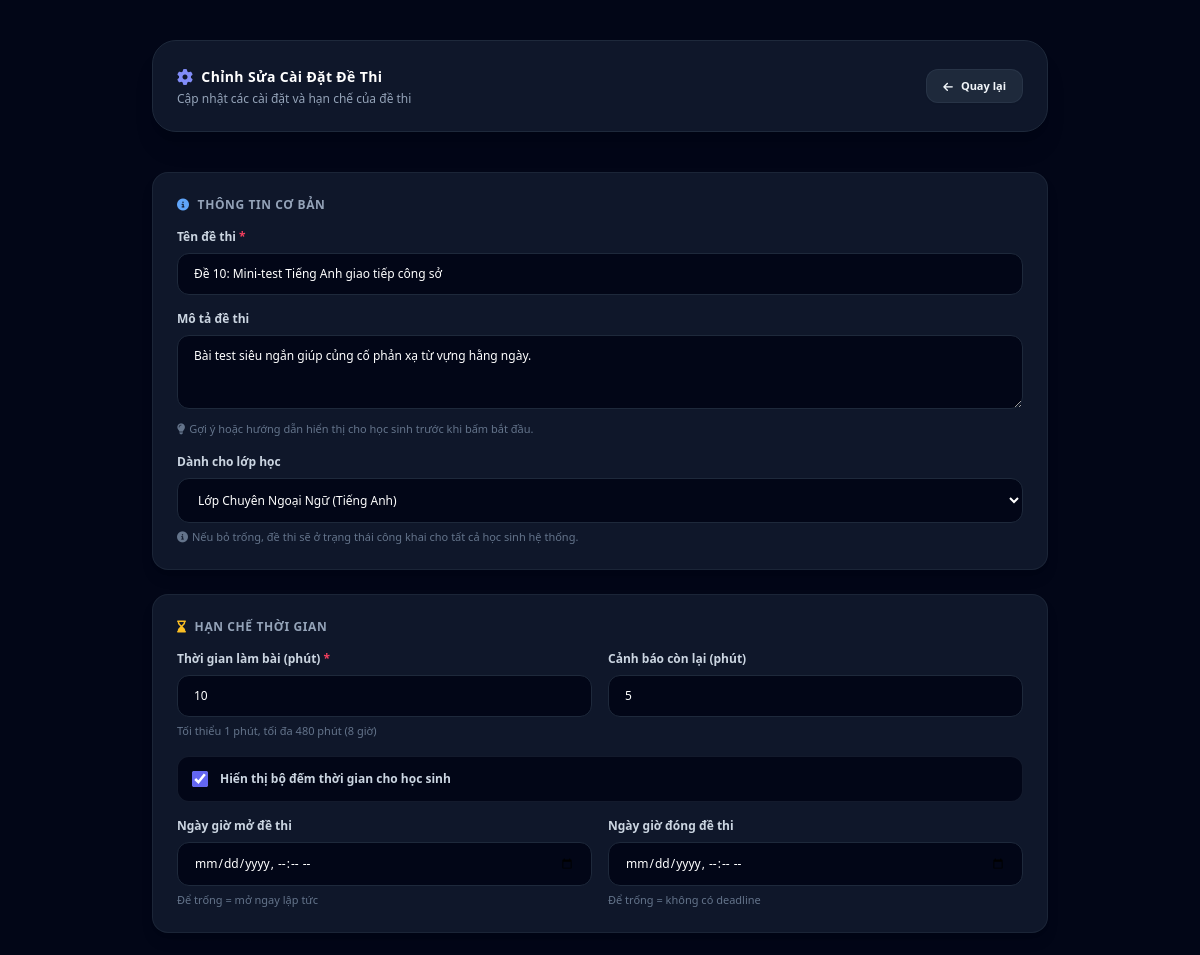
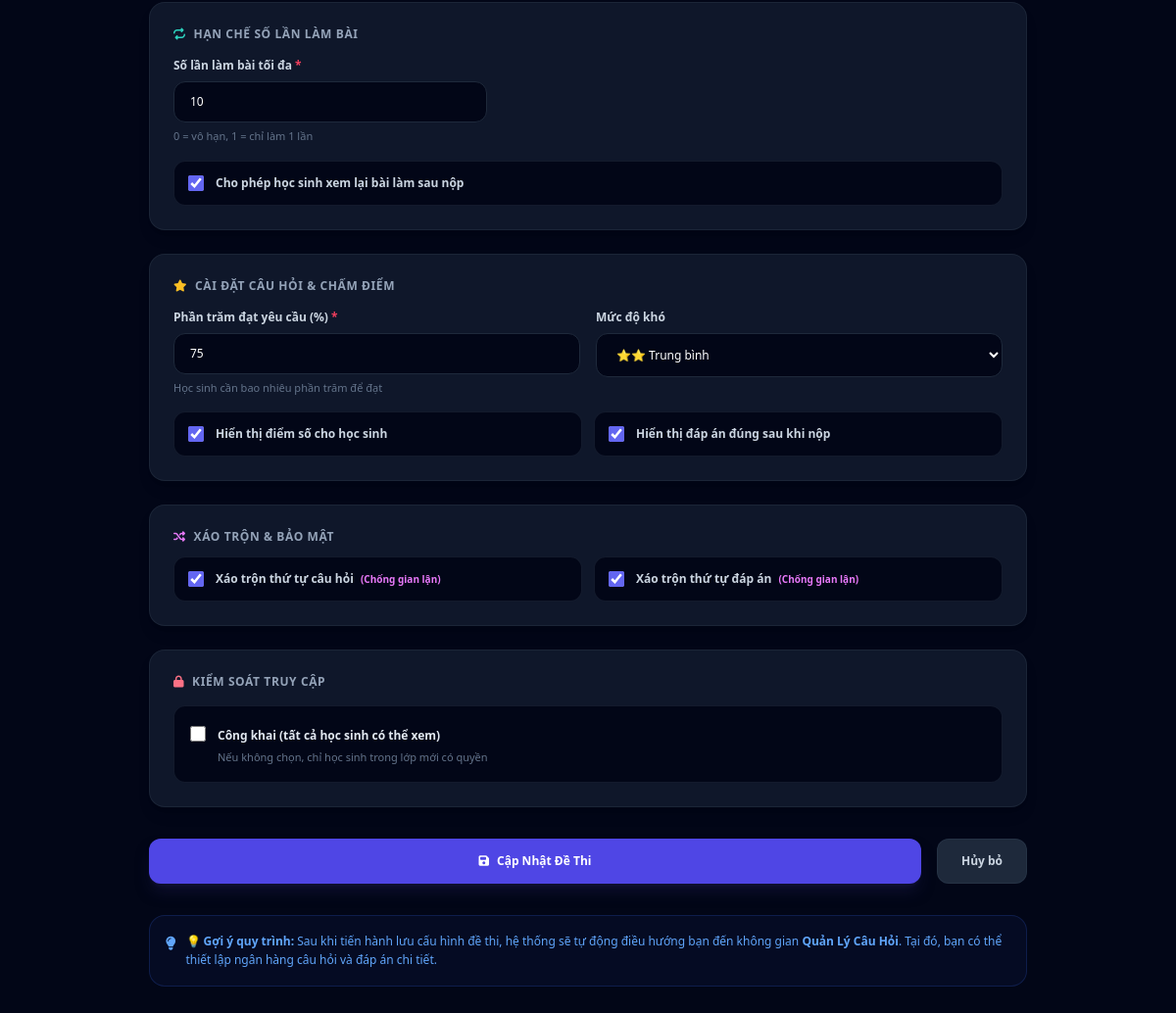
/teacher/exam/51/edit/ (signed in), run on the app's committed database (2 pictures, top to bottom).
### quiz/models.py (models this page shows, shortened)
class Exam(models.Model):
    title = models.CharField(max_length=200, verbose_name="Tên đề thi")
    duration = models.IntegerField(verbose_name="Thời gian (phút)")
    classroom = models.ForeignKey(
        Classroom,
        on_delete=models.SET_NULL, \
        null=True, \
        blank=True, \
        related_name="exams", \
        verbose_name="Dành cho lớp"
    )
    teacher = models.ForeignKey(User, on_delete=models.SET_NULL, null=True, blank=True, related_name="created_exams", verbose_name="Giáo viên")
    created_at = models.DateTimeField(auto_now_add=True, verbose_name="Ngày tạo", null=True, blank=True)
    start_date = models.DateTimeField(null=True, blank=True, verbose_name="Bắt đầu vào", help_text="Để trống = mở ngay lập tức")
    end_date = models.DateTimeField(null=True, blank=True, verbose_name="Kết thúc lúc", help_text="Để trống = không có deadline")
    description = models.TextField(blank=True, null=True, verbose_name="Mô tả đề thi")
    show_timer = models.BooleanField(default=True, verbose_name="Hiển thị bộ đếm thời gian")
    time_warning_minutes = models.PositiveIntegerField(
        default=5,
        validators=[MinValueValidator(1), MaxValueValidator(60)],
        verbose_name="Cảnh báo thời gian còn lại (phút)"
    )
    passing_percentage = models.PositiveIntegerField(
        default=50,
        validators=[MinValueValidator(0), MaxValueValidator(100)],
        verbose_name="Phần trăm đạt yêu cầu (%)",
        help_text="Học sinh cần bao nhiêu % để đạt điểm qua"
    )
    show_score = models.BooleanField(default=True, verbose_name="Hiển thị điểm số cho học sinh")
    show_correct_answers = models.BooleanField(default=True, verbose_name="Hiển thị đáp án đúng sau khi nộp")
    allow_review = models.BooleanField(
        default=True,
        verbose_name="Cho phép học sinh xem lại bài làm sau nộp"
    )
    randomize_questions = models.BooleanField(default=False, verbose_name="Xáo trộn câu hỏi")
    randomize_options = models.BooleanField(default=False, verbose_name="Xáo trộn các lựa chọn đáp án")
    max_attempts = models.PositiveIntegerField(
        default=1,
        validators=[MinValueValidator(1), MaxValueValidator(10)],
        verbose_name="Số lượt làm bài tối đa"
    )
    password_protect = models.CharField(
        max_length=50,
        blank=True,
        null=True,
        verbose_name="Mật khẩu vào thi",
        help_text="Để trống nếu công khai"
    )
    is_published = models.BooleanField(default=True, verbose_name="Công khai đề thi ngay")

### quiz/views.py (the view)
# urls.py: path('teacher/exam/<int:exam_id>/edit/', views.edit_exam, name='edit_exam'),
@login_required
@require_http_methods(["GET", "POST"])
def edit_exam(request, exam_id):
    exam = get_object_or_404(Exam, id=exam_id)
    if not (request.user.is_staff or request.user.is_superuser):
        return HttpResponse("Bạn không có quyền.", status=403)
    if request.method == 'POST':
        form = ExamCreationForm(request.POST, instance=exam)
        if form.is_valid():
            form.save()
            messages.success(request, f"✅ Cập nhật cài đặt đề thi '{exam.title}' thành công!")
            return redirect('teacher_exams')
    else:
        form = ExamCreationForm(instance=exam)
    return render(request, 'quiz/create_exam.html', {
        'form': form,
        'exam': exam,
        'is_edit': True,
        'page_title': 'Chỉnh Sửa Cài Đặt Đề Thi',
        'page_icon': 'cog'
    })

### quiz/models.py (called while the page is built)
    def __str__(self):
        return self.name

### quiz/templates/quiz/create_exam.html (shortened to what this page needs)
<!DOCTYPE html>
<html lang="vi">
<head>
    <script src="https://cdn.tailwindcss.com"></script>
    <link rel="stylesheet" href="https://cdnjs.cloudflare.com/ajax/libs/font-awesome/6.4.0/css/all.min.css">
</head>
<body class="bg-slate-950 text-slate-100 min-h-screen font-sans antialiased py-10 px-4">
    <div class="max-w-4xl mx-auto">
        <div class="flex flex-col sm:flex-row justify-between items-start sm:items-center gap-4 bg-slate-900 border border-slate-800 rounded-3xl p-6 shadow-xl mb-10">
            <div>
                <h1 class="text-sm font-black text-white tracking-wide flex items-center gap-2">
                    <i class="fas fa-{{ page_icon }} text-indigo-400 text-base"></i>
                    {{ page_title }}
                </h1>
                <p class="text-xs text-slate-400 mt-0.5">
                    {% if is_edit %}
                    Cập nhật các cài đặt và hạn chế của đề thi
                    {% else %}
                    Tạo một đề thi mới với tất cả các hạn chế cần thiết
                    {% endif %}
                </p>
            </div>
            <a href="{% url 'teacher_exams' %}" class="px-4 py-2 bg-slate-800 hover:bg-slate-700 text-[11px] font-bold rounded-xl border border-slate-700/50 hover:border-slate-600 transition shadow-sm flex items-center gap-2">
                <i class="fas fa-arrow-left"></i>
                Quay lại
            </a>
        </div>
        <form method="post" class="space-y-6">
            <div class="bg-slate-900 border border-slate-800/80 rounded-2xl p-6 shadow-lg space-y-4">
                <h2 class="text-xs font-black uppercase tracking-wider text-slate-400 mb-2 flex items-center gap-2">
                    <i class="fas fa-info-circle text-blue-400"></i>
                    Thông Tin Cơ Bản
                </h2>
                <div>
                    <label for="id_title" class="block text-xs font-bold text-slate-300 mb-2">
                        {{ form.title.label }} <span class="text-rose-500">*</span>
                    </label>
                    {{ form.title }}
                </div>
                <div>
                    <label for="id_description" class="block text-xs font-bold text-slate-300 mb-2">
                        {{ form.description.label }}
                    </label>
                    {{ form.description }}
                    <p class="text-[11px] text-slate-500 mt-1.5"><i class="fas fa-lightbulb mr-1"></i>Gợi ý hoặc hướng dẫn hiển thị cho học sinh trước khi bấm bắt đầu.</p>
                </div>
                <div>
                    <label for="id_classroom" class="block text-xs font-bold text-slate-300 mb-2">
                        {{ form.classroom.label }}
                    </label>
                    {{ form.classroom }}
                    <p class="text-[11px] text-slate-500 mt-1.5"><i class="fas fa-circle-info mr-1"></i>Nếu bỏ trống, đề thi sẽ ở trạng thái công khai cho tất cả học sinh hệ thống.</p>
                </div>
            </div>
            <div class="bg-slate-900 border border-slate-800/80 rounded-2xl p-6 shadow-lg space-y-4">
                <h2 class="text-xs font-black uppercase tracking-wider text-slate-400 mb-2 flex items-center gap-2">
                    <i class="fas fa-hourglass-end text-amber-400"></i>
                    Hạn Chế Thời Gian
                </h2>
                <div class="grid grid-cols-1 md:grid-cols-2 gap-4">
                    <div>
                        <label for="id_duration" class="block text-xs font-bold text-slate-300 mb-2">
                            {{ form.duration.label }} <span class="text-rose-500">*</span>
                        </label>
                        {{ form.duration }}
                        <p class="text-[11px] text-slate-500 mt-1.5">{{ form.duration.help_text }}</p>
                    </div>
                    <div>
                        <label for="id_time_warning_minutes" class="block text-xs font-bold text-slate-300 mb-2">
                            {{ form.time_warning_minutes.label }}
                        </label>
                        {{ form.time_warning_minutes }}
                    </div>
                </div>
                <label class="flex items-center gap-3 p-3.5 bg-slate-950 border border-slate-800/60 rounded-xl hover:border-slate-700/60 transition cursor-pointer group">
                    {{ form.show_timer }}
                    <span class="text-xs font-semibold text-slate-300 group-hover:text-slate-200 transition">{{ form.show_timer.label }}</span>
                </label>
                <div class="grid grid-cols-1 md:grid-cols-2 gap-4">
                    <div>
                        <label for="id_start_date" class="block text-xs font-bold text-slate-300 mb-2">
                            {{ form.start_date.label }}
                        </label>
                        {{ form.start_date }}
                        <p class="text-[11px] text-slate-500 mt-1.5">{{ form.start_date.help_text }}</p>
                    </div>
                    <div>
                        <label for="id_end_date" class="block text-xs font-bold text-slate-300 mb-2">
                            {{ form.end_date.label }}
                        </label>
                        {{ form.end_date }}
                        <p class="text-[11px] text-slate-500 mt-1.5">{{ form.end_date.help_text }}</p>
                    </div>
                </div>
            </div>
            <div class="bg-slate-900 border border-slate-800/80 rounded-2xl p-6 shadow-lg space-y-4">
                <h2 class="text-xs font-black uppercase tracking-wider text-slate-400 mb-2 flex items-center gap-2">
                    <i class="fas fa-repeat text-teal-400"></i>
                    Hạn Chế Số Lần Làm Bài
                </h2>
                <div>
                    <label for="id_max_attempts" class="block text-xs font-bold text-slate-300 mb-2">
                        {{ form.max_attempts.label }} <span class="text-rose-500">*</span>
                    </label>
                    <div class="max-w-xs">
                        {{ form.max_attempts }}
                    </div>
                    <p class="text-[11px] text-slate-500 mt-1.5">{{ form.max_attempts.help_text }}</p>
                </div>
                <label class="flex items-center gap-3 p-3.5 bg-slate-950 border border-slate-800/60 rounded-xl hover:border-slate-700/60 transition cursor-pointer group">
                    {{ form.allow_review }}
                    <span class="text-xs font-semibold text-slate-300 group-hover:text-slate-200 transition">{{ form.allow_review.label }}</span>
                </label>
            </div>
            <div class="bg-slate-900 border border-slate-800/80 rounded-2xl p-6 shadow-lg space-y-4">
                <h2 class="text-xs font-black uppercase tracking-wider text-slate-400 mb-2 flex items-center gap-2">
                    <i class="fas fa-star text-amber-400"></i>
                    Cài Đặt Câu Hỏi & Chấm Điểm
                </h2>
                <div class="grid grid-cols-1 md:grid-cols-2 gap-4">
                    <div>
                        <label for="id_passing_percentage" class="block text-xs font-bold text-slate-300 mb-2">
                            {{ form.passing_percentage.label }} <span class="text-rose-500">*</span>
                        </label>
                        {{ form.passing_percentage }}
                        <p class="text-[11px] text-slate-500 mt-1.5">{{ form.passing_percentage.help_text }}</p>
                    </div>
                    <div>
                        <label for="id_difficulty_level" class="block text-xs font-bold text-slate-300 mb-2">
                            {{ form.difficulty_level.label }}
                        </label>
                        {{ form.difficulty_level }}
                    </div>
                </div>
                <div class="grid grid-cols-1 md:grid-cols-2 gap-3">
                    <label class="flex items-center gap-3 p-3.5 bg-slate-950 border border-slate-800/60 rounded-xl hover:border-slate-700/60 transition cursor-pointer group">
                        {{ form.show_score }}
                        <span class="text-xs font-semibold text-slate-300 group-hover:text-slate-200 transition">{{ form.show_score.label }}</span>
                    </label>
                    <label class="flex items-center gap-3 p-3.5 bg-slate-950 border border-slate-800/60 rounded-xl hover:border-slate-700/60 transition cursor-pointer group">
                        {{ form.show_correct_answers }}
                        <span class="text-xs font-semibold text-slate-300 group-hover:text-slate-200 transition">{{ form.show_correct_answers.label }}</span>
                    </label>
                </div>
            </div>
            <div class="bg-slate-900 border border-slate-800/80 rounded-2xl p-6 shadow-lg space-y-3">
                <h2 class="text-xs font-black uppercase tracking-wider text-slate-400 mb-2 flex items-center gap-2">
                    <i class="fas fa-shuffle text-fuchsia-400"></i>
                    Xáo Trộn & Bảo Mật
                </h2>
                <div class="grid grid-cols-1 md:grid-cols-2 gap-3">
                    <label class="flex items-center gap-3 p-3.5 bg-slate-950 border border-slate-800/60 rounded-xl hover:border-slate-700/60 transition cursor-pointer group">
                        {{ form.randomize_questions }}
                        <span class="text-xs font-semibold text-slate-300 group-hover:text-slate-200 transition">
                            {{ form.randomize_questions.label }}
                            <span class="text-[10px] text-fuchsia-400 ml-1 font-bold">(Chống gian lận)</span>
                        </span>
                    </label>
                    <label class="flex items-center gap-3 p-3.5 bg-slate-950 border border-slate-800/60 rounded-xl hover:border-slate-700/60 transition cursor-pointer group">
                        {{ form.randomize_options }}
                        <span class="text-xs font-semibold text-slate-300 group-hover:text-slate-200 transition">
                            {{ form.randomize_options.label }}
                            <span class="text-[10px] text-fuchsia-400 ml-1 font-bold">(Chống gian lận)</span>
                        </span>
                    </label>
                </div>
            </div>
            <div class="bg-slate-900 border border-slate-800/80 rounded-2xl p-6 shadow-lg">
                <h2 class="text-xs font-black uppercase tracking-wider text-slate-400 mb-4 flex items-center gap-2">
                    <i class="fas fa-lock text-rose-400"></i>
                    Kiểm Soát Truy Cập
                </h2>
                <label class="flex items-start gap-3 p-4 bg-slate-950 border border-slate-800/60 rounded-xl hover:border-slate-700/60 transition cursor-pointer group">
                    <div class="mt-0.5">
                        {{ form.is_public }}
                    </div>
                    <div>
                        <span class="text-xs font-bold text-slate-200 group-hover:text-white transition">{{ form.is_public.label }}</span>
                        <p class="text-[11px] text-slate-500 mt-1">{{ form.is_public.help_text }}</p>
                    </div>
                </label>
            </div>
            <div class="flex gap-4 pt-2">
                <button type="submit" class="flex-1 bg-indigo-600 hover:bg-indigo-500 text-white font-bold py-3.5 rounded-xl transition flex items-center justify-center gap-2 shadow-lg shadow-indigo-950/50 text-xs">
                    <i class="fas fa-save"></i>
                    {% if is_edit %}Cập Nhật{% else %}Tạo Mới{% endif %} Đề Thi
                </button>
                <a href="{% url 'teacher_exams' %}" class="px-6 bg-slate-800 hover:bg-slate-700 text-slate-300 font-bold py-3.5 rounded-xl border border-slate-700/40 text-xs transition flex items-center">
                    Hủy bỏ
                </a>
            </div>
        </form>
        <div class="mt-8 bg-blue-950/20 border border-blue-900/40 rounded-2xl p-4">
            <p class="text-blue-400 text-xs flex items-start gap-2.5 leading-relaxed">
                <i class="fas fa-lightbulb mt-0.5 text-blue-400 text-sm flex-shrink-0"></i>
                <span>
                    <strong>💡 Gợi ý quy trình:</strong> Sau khi tiến hành lưu cấu hình đề thi, hệ thống sẽ tự động điều hướng bạn đến không gian <strong>Quản Lý Câu Hỏi</strong>. Tại đó, bạn có thể thiết lập ngân hàng câu hỏi và đáp án chi tiết.
                </span>
            </p>
        </div>
    </div>
</body>
</html>

### data on the page
Exam: title "Đề 10: Mini-test Tiếng Anh giao tiếp công sở", description "Bài test siêu ngắn giúp củng cố phản xạ từ vựng hằng ngày.", classroom "Lớp Chuyên Ngoại Ngữ (Tiếng Anh)", duration "10", time_warning_minutes "5", show_timer "☑", max_attempts "10", allow_review "☑", passing_percentage "75", show_score "☑", show_correct_answers "☑", randomize_questions "☑", randomize_options "☑"

### other printed values
{{ page_title }} "Chỉnh Sửa Cài Đặt Đề Thi"
